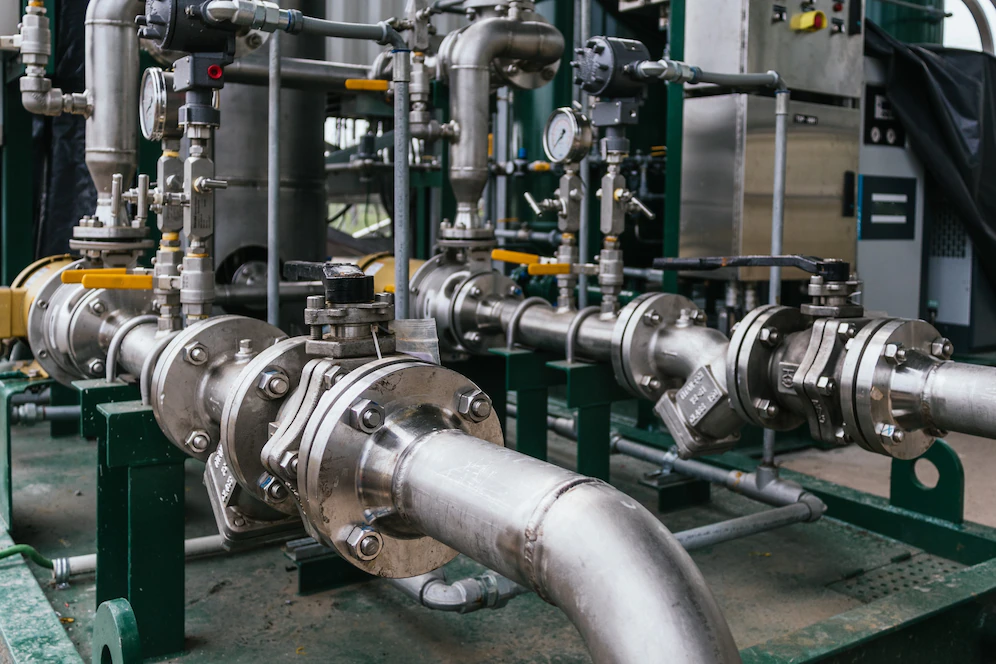
#> input picture moedorCilindrico.png, 996 x 664 px
$ python 'OpenCV Code03.py'
#> lines starting #> are read from the running program, lines starting #| are printed output that depends on the picture
import cv2

# Create a SIFT descriptor
sift = cv2.xfeatures2d.SIFT_create()

# Read the image
img1 = cv2.imread("moedorCilindrico.png", 0)
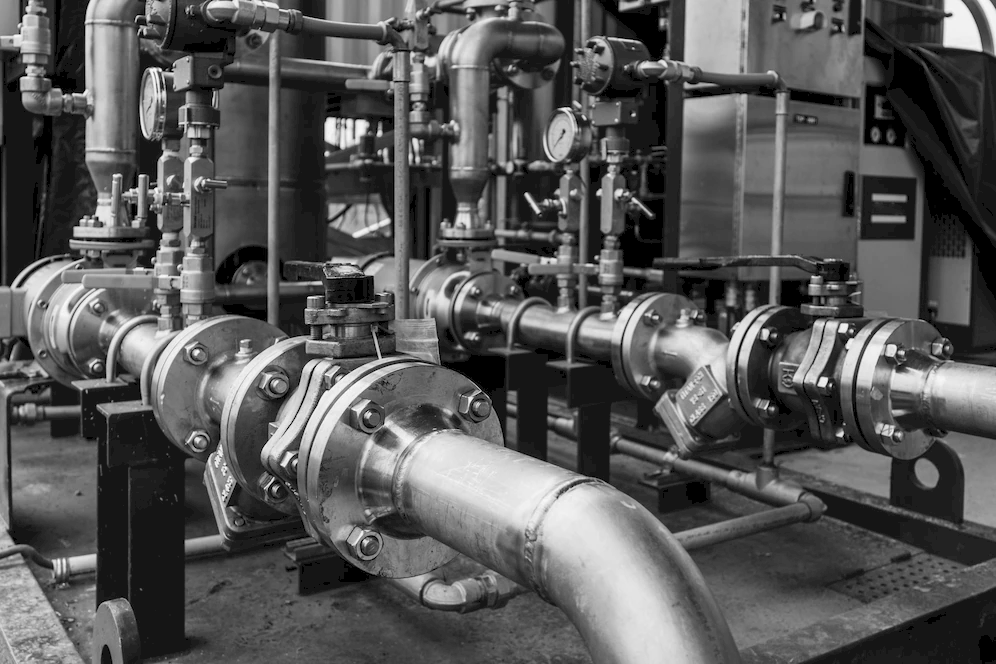
#> img1: shape (664, 996); min 0, max 255, mean 87.1
img2 = cv2.imread("valvula.png", 0)
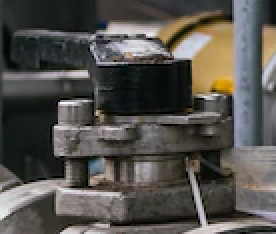
#> input picture valvula.png, 138 x 117 px (shown 2 times larger)
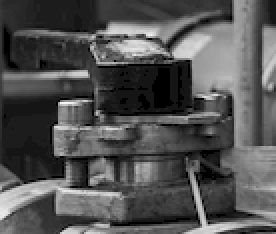
#> img2: shape (117, 138) (shown 2 times larger); min 0, max 251, mean 82.1

# find the keypoints and descriptors with SIFT
kp1, des1 = sift.detectAndCompute(img1,None)
#> kp1 = 4737 keypoints; strongest (x, y, size): (830, 385, 2.1), (840, 434, 4.4), (823, 382, 5.8), (327, 154, 3.6)
#> (the run stopped early here; a loop or call above may not have finished)
